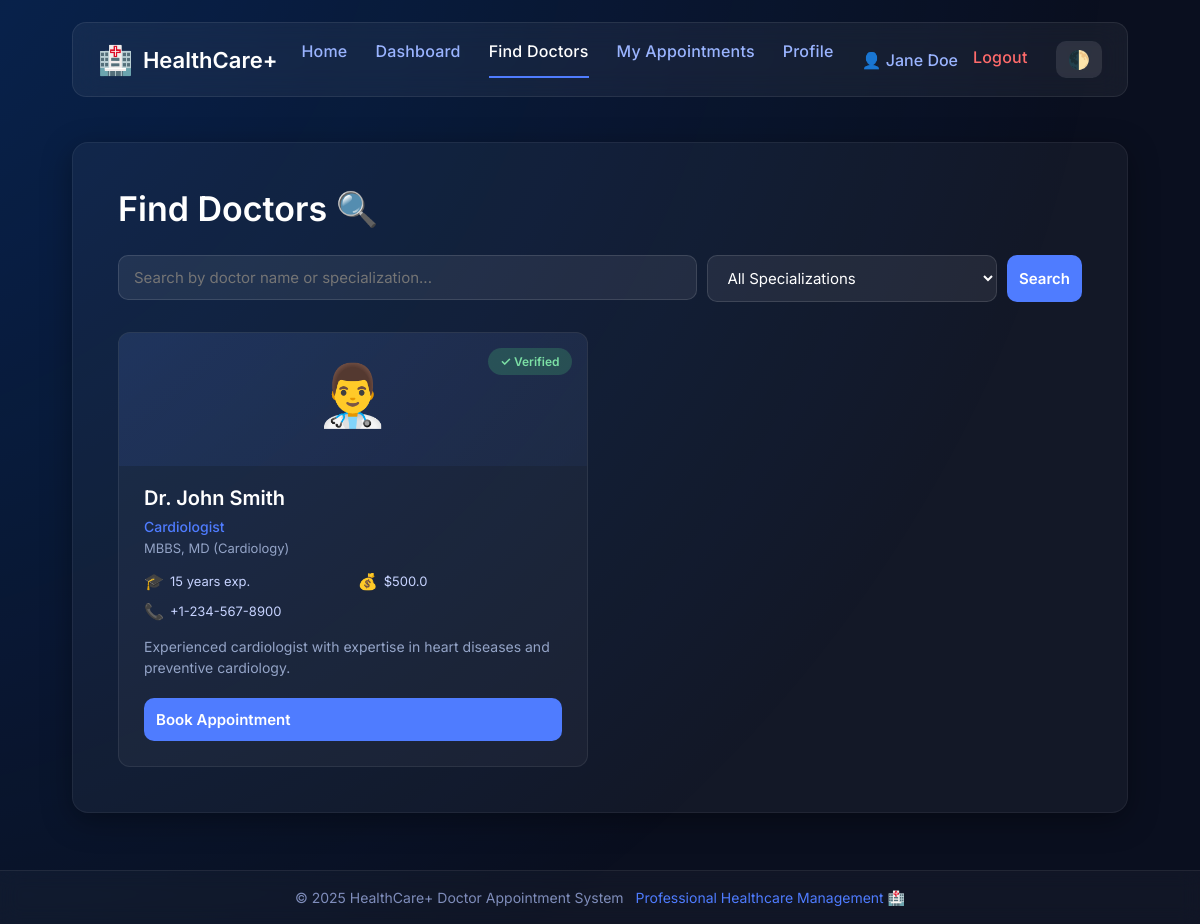
Screenshot of /patient/doctors (signed in) with the database file from the repository.
### tables this page shows
CREATE TABLE doctors (
id INTEGER PRIMARY KEY AUTOINCREMENT,
user_id INTEGER UNIQUE NOT NULL,
full_name TEXT NOT NULL,
specialization TEXT NOT NULL,
qualification TEXT,
registration_number TEXT UNIQUE NOT NULL,
phone TEXT,
address TEXT,
experience_years INTEGER,
consultation_fee REAL,
bio TEXT,
profile_image TEXT,
is_verified INTEGER DEFAULT 0,
created_at DATETIME DEFAULT CURRENT_TIMESTAMP,
updated_at DATETIME DEFAULT CURRENT_TIMESTAMP,
FOREIGN KEY (user_id) REFERENCES users(id) ON DELETE CASCADE
);

### routes/patient.py (the view)
@patient_bp.route('/doctors')
@patient_required
def find_doctors():
    try:
        with get_db_cursor(patient_bp.config) as cursor:
            search_term = request.args.get('search', '').strip()
            specialization = request.args.get('specialization', '').strip()
            if search_term or specialization:
                doctors = Doctor.search(
                    cursor,
                    search_term=search_term if search_term else None,
                    specialization=specialization if specialization else None
                )
            else:
                doctors = Doctor.get_all_verified(cursor)
            cursor.execute("""
                SELECT DISTINCT specialization
                FROM doctors
                WHERE is_verified = 1
                ORDER BY specialization
            """)
            specializations = [row['specialization']
                               for row in cursor.fetchall()]
            return render_template(
                'patient/doctors.html',
                doctors=doctors,
                specializations=specializations,
                search_term=search_term,
                selected_specialization=specialization,
                title='Find Doctors'
            )
    except Exception as e:
        flash(f'Error loading doctors: {str(e)}', 'error')
        return redirect(url_for('patient.dashboard'))

### models.py (called while the page is built)
    @staticmethod
    def get_all_verified(cursor, limit=None, offset=0):
        query = """
            SELECT d.*, u.email
            FROM doctors d
            JOIN users u ON d.user_id = u.id
            WHERE d.is_verified = 1 AND u.is_active = 1
            ORDER BY d.full_name
        """
        if limit:
            query += f" LIMIT {limit} OFFSET {offset}"
        cursor.execute(query)
        return cursor.fetchall()

### utils.py (called while the page is built)
def get_db_connection(config):
    db_path = getattr(config, "DB_PATH", "hospital.db")
    connection = sqlite3.connect(
        db_path,
        detect_types=sqlite3.PARSE_DECLTYPES | sqlite3.PARSE_COLNAMES,
        check_same_thread=False
    )
    connection.row_factory = sqlite3.Row
    connection.execute("PRAGMA foreign_keys = ON")
    return connection

@contextmanager
def get_db_cursor(config):
    connection = get_db_connection(config)
    cursor = connection.cursor()
    try:
        yield cursor
        connection.commit()
    except Exception as e:
        connection.rollback()
        raise e
    finally:
        cursor.close()
        connection.close()

def role_required(*roles):
    def decorator(f):
        @wraps(f)
        def decorated_function(*args, **kwargs):
            if 'user_id' not in session:
                flash('Please login to access this page.', 'error')
                return redirect(url_for('auth.login'))
            if session.get('role') not in roles:
                flash('You do not have permission to access this page.', 'error')
                return redirect(url_for('main.index'))
            return f(*args, **kwargs)
        return decorated_function
    return decorator

### templates/patient/doctors.html (shortened to what this page needs)
{% extends "base.html" %}
{% block content %}
<div class="page-container">
    <h1>Find Doctors 🔍</h1>
    <div class="search-section">
        <form method="GET" action="{{ url_for('patient.find_doctors') }}" class="search-form">
            <div class="search-row">
                <div class="search-input-wrapper">
                    <input type="text" name="search" class="search-input"
                        placeholder="Search by doctor name or specialization..." value="{{ search_term or '' }}">
                </div>
                <div class="filter-select-wrapper">
                    <select name="specialization" class="form-select">
                        <option value="">All Specializations</option>
                    </select>
                </div>
                <button type="submit" class="btn btn-primary">Search</button>
            </div>
        </form>
    </div>
    {% if doctors %}
    <div class="doctors-grid">
        {% for doctor in doctors %}
        <div class="doctor-card-detailed">
            <div class="doctor-card-header">
                <div class="doctor-avatar-lg">👨‍⚕️</div>
                {% if doctor.is_verified %}
                <span class="verified-badge">✓ Verified</span>
                {% endif %}
            </div>
            <div class="doctor-card-body">
                <h3>{{ doctor.full_name }}</h3>
                <p class="specialization-text">{{ doctor.specialization }}</p>
                <p class="qualification-text">{{ doctor.qualification or '' }}</p>
                <div class="doctor-meta-grid">
                    {% if doctor.experience_years %}
                    <div class="meta-item">
                        <span class="meta-icon">🎓</span>
                        <span>{{ doctor.experience_years }} years exp.</span>
                    </div>
                    {% endif %}
                    {% if doctor.consultation_fee %}
                    <div class="meta-item">
                        <span class="meta-icon">💰</span>
                        <span>${{ doctor.consultation_fee }}</span>
                    </div>
                    {% endif %}
                    {% if doctor.phone %}
                    <div class="meta-item">
                        <span class="meta-icon">📞</span>
                        <span>{{ doctor.phone }}</span>
                    </div>
                    {% endif %}
                </div>
                {% if doctor.bio %}
                <p class="doctor-bio">{{ doctor.bio[:120] }}{% if doctor.bio|length > 120 %}...{% endif %}</p>
                {% endif %}
            </div>
            <div class="doctor-card-footer">
                <a href="{{ url_for('patient.doctor_profile', doctor_id=doctor.id) }}"
                    class="btn btn-primary btn-block">Book Appointment</a>
            </div>
        </div>
        {% endfor %}
    </div>
    {% endif %}
</div>
{% endblock %}

### templates/base.html (shortened to what this page needs)
<!DOCTYPE html>
<html lang="en">
<head>
    <link rel="stylesheet" href="{{ url_for('static', filename='style.css') }}">
</head>
<body class="app-body">
    <div class="app-gradient-bg"></div>
    <div class="app-container">
        <header class="app-header glass-panel">
            <div class="app-logo">
                <span class="logo-icon">🏥</span>
                <span class="logo-text">HealthCare+</span>
            </div>
            <nav class="app-nav">
                <a href="{{ url_for('main.index') }}" class="nav-link {% if request.path == '/' %}active{% endif %}">
                    Home
                </a>
                {% if not logged_in %}
                <a href="{{ url_for('auth.login') }}"
                    class="nav-link {% if '/auth/login' in request.path %}active{% endif %}">
                    Login
                </a>
                <a href="{{ url_for('auth.register_patient') }}"
                    class="nav-link {% if '/register' in request.path %}active{% endif %}">
                    Register
                </a>
                {% else %}
                {% if user_role == 'doctor' %}
                <a href="{{ url_for('doctor.dashboard') }}"
                    class="nav-link {% if '/doctor/dashboard' in request.path %}active{% endif %}">
                    Dashboard
                </a>
                <a href="{{ url_for('doctor.appointments') }}"
                    class="nav-link {% if '/doctor/appointments' in request.path %}active{% endif %}">
                    Appointments
                </a>
                <a href="{{ url_for('doctor.schedule') }}"
                    class="nav-link {% if '/doctor/schedule' in request.path %}active{% endif %}">
                    Schedule
                </a>
                <a href="{{ url_for('doctor.profile') }}"
                    class="nav-link {% if '/doctor/profile' in request.path %}active{% endif %}">
                    Profile
                </a>
                {% elif user_role == 'patient' %}
                <a href="{{ url_for('patient.dashboard') }}"
                    class="nav-link {% if '/patient/dashboard' in request.path %}active{% endif %}">
                    Dashboard
                </a>
                <a href="{{ url_for('patient.find_doctors') }}"
                    class="nav-link {% if '/patient/doctors' in request.path %}active{% endif %}">
                    Find Doctors
                </a>
                <a href="{{ url_for('patient.appointments') }}"
                    class="nav-link {% if '/patient/appointments' in request.path %}active{% endif %}">
                    My Appointments
                </a>
                <a href="{{ url_for('patient.profile') }}"
                    class="nav-link {% if '/patient/profile' in request.path %}active{% endif %}">
                    Profile
                </a>
                {% endif %}
                <div class="nav-user-menu">
                    <span class="nav-user-name">👤 {{ user_name }}</span>
                    <a href="{{ url_for('auth.logout') }}" class="nav-link logout-link">Logout</a>
                </div>
                {% endif %}
                <button id="themeToggle" class="theme-btn">🌓</button>
            </nav>
        </header>
        <main class="app-main">
            {% block content %}
            {% endblock %}
        </main>
    </div>
    <footer class="app-footer">
        <span>© 2025 HealthCare+ Doctor Appointment System</span>
        <span class="footer-accent">Professional Healthcare Management 🏥</span>
    </footer>
</body>
</html>

### rows the page displays
doctors: is_verified "✓ Verified", full_name "Dr. John Smith", specialization "Cardiologist", qualification "MBBS, MD (Cardiology)", experience_years "15", consultation_fee "500.0", phone "+1-234-567-8900", bio "Experienced cardiologist with expertise in heart diseases and preventive cardiology."

### other values shown
{{ user_name }} "Jane Doe"
